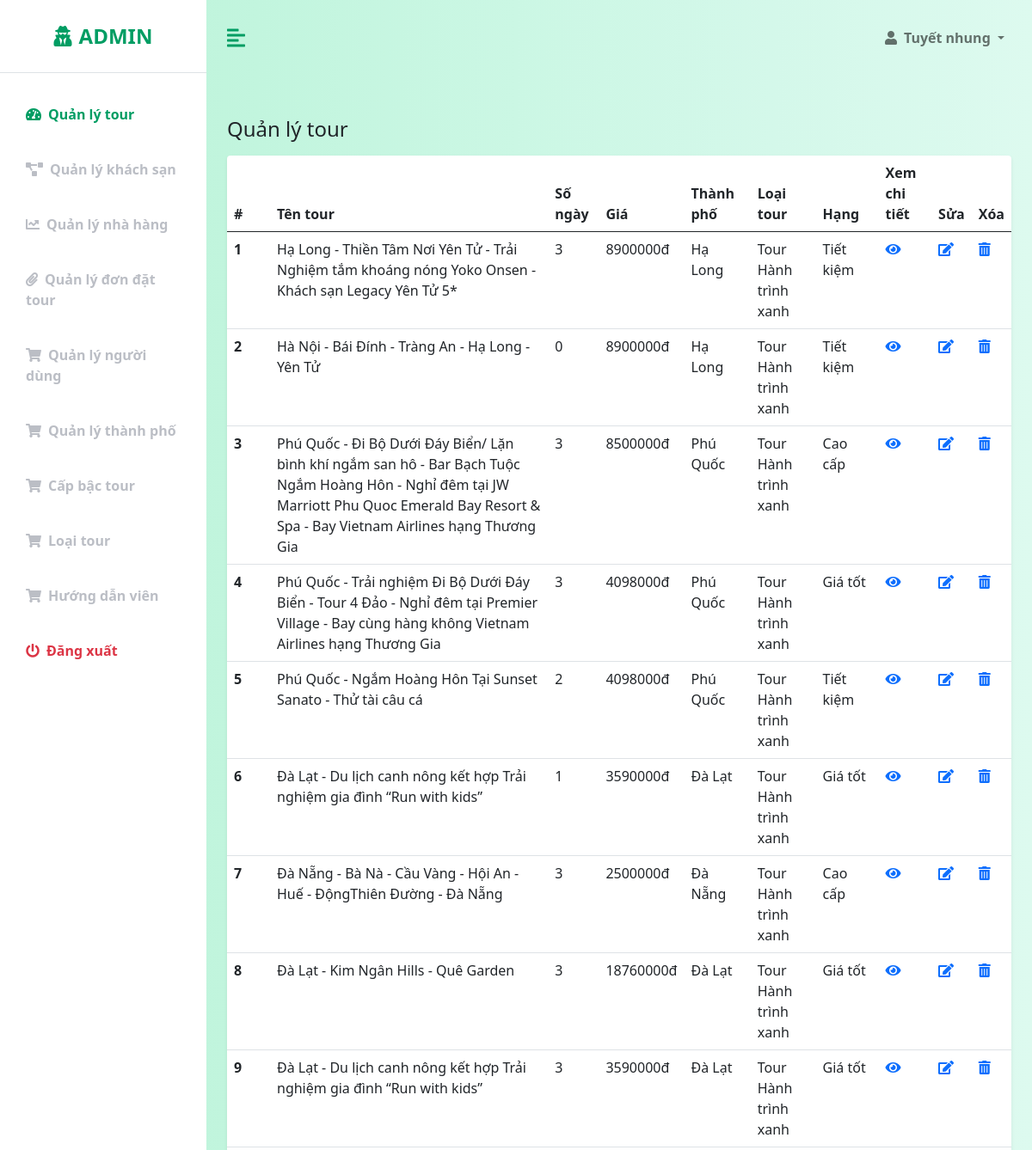
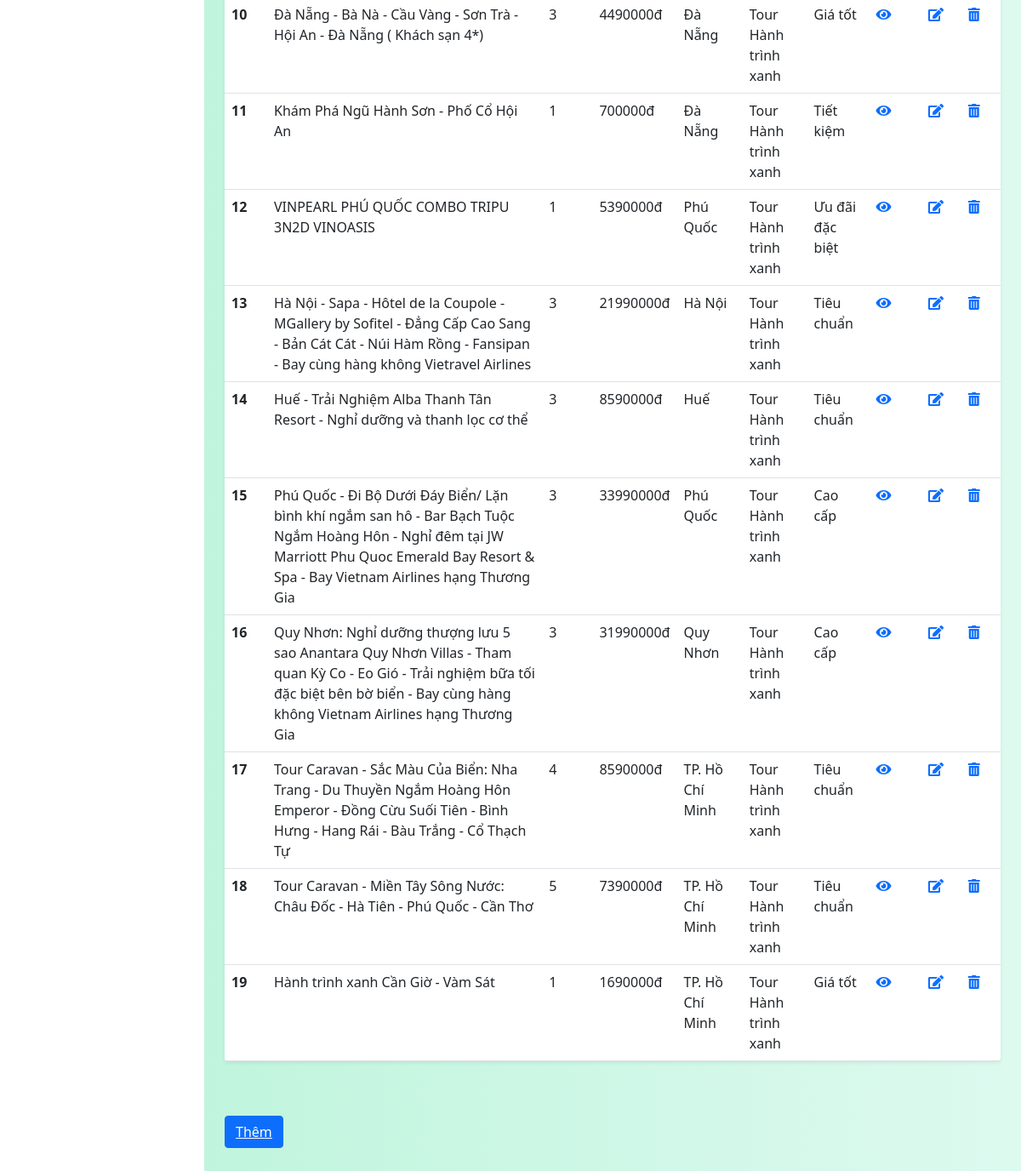
The app's page /admin/index.php with its own data (2 pictures, top to bottom).
### tables this page shows
CREATE TABLE `tours` (
  `tour_id` int(11) NOT NULL,
  `tour_name` varchar(255) NOT NULL,
  `description` varchar(5000) DEFAULT NULL,
  `places` varchar(500) NOT NULL,
  `day_count` int(11) NOT NULL,
  `res_id` int(11) DEFAULT NULL,
  `hotel_id` int(11) DEFAULT NULL,
  `price_per_person` int(11) NOT NULL,
  `image_1` varchar(255) NOT NULL,
  `image_2` varchar(255) NOT NULL,
  `image_3` varchar(255) NOT NULL,
  `image_4` varchar(255) NOT NULL,
  `city_id` int(11) NOT NULL,
  `tour_guide_id` int(11) DEFAULT NULL,
  `tour_type_id` int(10) NOT NULL,
  `tour_rank_id` int(10) NOT NULL,
  `travel_schedule` text DEFAULT NULL,
  `max` int(11) NOT NULL DEFAULT 6
);

CREATE TABLE `cities` (
  `city_id` int(11) NOT NULL,
  `city_name` varchar(50) NOT NULL,
  `description` varchar(1000) DEFAULT NULL,
  `image` varchar(255) NOT NULL
);

CREATE TABLE `tourtypes` (
  `tour_type_id` int(10) NOT NULL,
  `type_name` varchar(55) NOT NULL,
  `image` varchar(255) NOT NULL
);

CREATE TABLE `ranks` (
  `rank_id` int(10) NOT NULL,
  `rank_name` varchar(55) NOT NULL,
  `description` varchar(255) NOT NULL
);

### config/database-function.php (called while the page is built, shortened)
<?php
    require_once('database-connection.php');
    function simpleQuery($sql, bool $isGet = true, $params = []){
        global $conn;
        $stmt = $conn -> prepare($sql);
        $stmt -> execute();
        if($isGet){
            $record = $stmt -> get_result() -> fetch_all(MYSQLI_ASSOC);
            return $record;
        }else{
            return $stmt;
        }
    }
?>

### admin/index.php (the view, shortened to what this page needs)
<?php
    require('templates-admin/header.php');
?>
            <div class="container-fluid px-4" style="margin-bottom: 20%;">
                <div class="row my-5">
                    <h3 class="fs-4 mb-3">Quản lý tour</h3>
                    <div class="col">
                        <table class="table bg-white rounded shadow-sm  table-hover">
                            <thead>
                                <tr>
                                    <th scope="col" width="50">#</th>
                                    <th scope="col">Tên tour</th>
                                    <th scope="col">Số ngày</th>
                                    <th scope="col">Giá</th>
                                    <th scope="col">Thành phố</th>
                                    <th scope="col">Loại tour</th>
                                    <th scope="col">Hạng</th>
                                    <th scope="col">Xem chi tiết</th>
                                    <th scope="col">Sửa</th>
                                    <th scope="col">Xóa</th>
                                </tr>
                            </thead>
                            <tbody>
                                <?php
                                    $sql = "select * from tours, cities, tourtypes, ranks where tours.city_id = cities.city_id and tours.tour_rank_id = ranks.rank_id and tours.tour_type_id and tourtypes.tour_type_id group by tours.tour_id order by tours.tour_id desc";
                                    $tours = simpleQuery($sql);
                                    $i = 1;
                                    foreach($tours as $t){
                                        echo '
                                            <tr>
                                                <th scope="row">'.$i.'</th>
                                                <td>'.$t["tour_name"].'</td>
                                                <td>'.$t["day_count"].'</td>
                                                <td>'.$t["price_per_person"].'đ</td>
                                                <td>'.$t["city_name"].'</td>
                                                <td>Tour '.$t["type_name"].'</td>
                                                <td>'.$t["rank_name"].'</td>
                                                <td><a href="../more_info.php?tour_id='.$t["tour_id"].'"><i class="fas fa-eye"></i></a></td>
                                                <td><a href="sua-tour.php?tour_id='.$t["tour_id"].'"><i class="fas fa-edit"></i></a></td>
                                                <td><a href="xoa.php?tours=&tour_id='.$t["tour_id"].'"><i class="fas fa-trash-alt"></i></a></td>
                                            </tr>
                                        ';
                                        $i++;
                                    }
                                ?>
                            </tbody>
                        </table>
                    </div>
                </div>
                <button type="button" class="btn btn-primary" style="margin-bottom: 12px"><a href="them-tour.php" class="text-white">Thêm</a></button>
<?php
    include('templates-admin/footer.php')
?>

### admin/templates-admin/header.php (shortened to what this page needs)
<!DOCTYPE html>
<html lang="en">
<head>
    <link href="https://cdn.jsdelivr.net/npm/bootstrap@5.0.0-beta3/dist/css/bootstrap.min.css" rel="stylesheet" />
    <link rel="stylesheet" href="https://cdnjs.cloudflare.com/ajax/libs/font-awesome/5.15.3/css/all.min.css" />
    <link rel="stylesheet" href="https://cdnjs.cloudflare.com/ajax/libs/font-awesome/5.15.4/css/all.min.css">
    <link rel="stylesheet" href="css-admin/styles.css" />
</head>
<body>
    <div class="d-flex" id="wrapper">
        <div class="bg-white" id="sidebar-wrapper">
            <div class="sidebar-heading text-center py-4 primary-text fs-4 fw-bold text-uppercase border-bottom"><i
                    class="fas fa-user-secret me-2"></i>Admin</div>
            <div class="list-group list-group-flush my-3">
                <a href="index.php" class="list-group-item list-group-item-action bg-transparent second-text fw-bold <?php if($_SESSION["nav"] == "tours") echo "active"; ?>"><i
                        class="fas fa-tachometer-alt me-2"></i>Quản lý tour</a>
                <a href="QLKS.php" class="list-group-item list-group-item-action bg-transparent second-text fw-bold <?php if($_SESSION["nav"] == "hotels") echo "active"; ?>"><i
                        class="fas fa-project-diagram me-2"></i>Quản lý khách sạn</a>
                <a href="QLNH.php" class="list-group-item list-group-item-action bg-transparent second-text fw-bold <?php if($_SESSION["nav"] == "restaurants") echo "active"; ?>"><i
                        class="fas fa-chart-line me-2"></i>Quản lý nhà hàng</a>
                <a href="QLDDTour.php" class="list-group-item list-group-item-action bg-transparent second-text fw-bold <?php if($_SESSION["nav"] == "orders") echo "active"; ?>"><i
                        class="fas fa-paperclip me-2"></i>Quản lý đơn đặt tour</a>
                <a href="QLND.php" class="list-group-item list-group-item-action bg-transparent second-text fw-bold <?php if($_SESSION["nav"] == "customers") echo "active"; ?>"><i
                        class="fas fa-shopping-cart me-2"></i>Quản lý người dùng</a>
                <a href="QLTP.php" class="list-group-item list-group-item-action bg-transparent second-text fw-bold <?php if($_SESSION["nav"] == "cities") echo "active"; ?>"><i
                        class="fas fa-shopping-cart me-2"></i>Quản lý thành phố</a>
                <a href="QLCapTour.php" class="list-group-item list-group-item-action bg-transparent second-text fw-bold <?php if($_SESSION["nav"] == "ranks") echo "active"; ?>"><i
                        class="fas fa-shopping-cart me-2"></i>Cấp bậc tour</a>
                <a href="QLLoaiTour.php" class="list-group-item list-group-item-action bg-transparent second-text fw-bold <?php if($_SESSION["nav"] == "tourtypes") echo "active"; ?>"><i
                        class="fas fa-shopping-cart me-2"></i>Loại tour</a>
                <a href="QLHDVien.php" class="list-group-item list-group-item-action bg-transparent second-text fw-bold <?php if($_SESSION["nav"] == "tourguides") echo "active"; ?>"><i
                        class="fas fa-shopping-cart me-2"></i>Hướng dẫn viên</a>
                <a href="logout.php" class="list-group-item list-group-item-action bg-transparent text-danger fw-bold"><i
                        class="fas fa-power-off me-2"></i>Đăng xuất</a>
            </div>
        </div>
        <div id="page-content-wrapper">
            <nav class="navbar navbar-expand-lg navbar-light bg-transparent py-4 px-4">
                <div class="d-flex align-items-center">
                    <i class="fas fa-align-left primary-text fs-4 me-3" id="menu-toggle"></i>
                </div>
                <div class="collapse navbar-collapse" id="navbarSupportedContent">
                    <ul class="navbar-nav ms-auto mb-2 mb-lg-0">
                        <li class="nav-item dropdown">
                            <a class="nav-link dropdown-toggle second-text fw-bold" href="#" id="navbarDropdown"
                                role="button" data-bs-toggle="dropdown" aria-expanded="false">
                                <i class="fas fa-user me-2"></i>Tuyết nhung
                            </a>
                        </li>
                    </ul>
                </div>
            </nav>

### admin/templates-admin/footer.php (shortened to what this page needs)
</div>
        </div>
    </div>
</body>
</html>

### admin/css-admin/styles.css (style rules this page uses)
:root { --main-bg-color: #009d63; --main-text-color: #009d63; --second-text-color: #bbbec5; --second-bg-color: #c1efde; }
.primary-text { color: var(--main-text-color); }
.second-text { color: var(--second-text-color); }
#wrapper { overflow-x: hidden; background-image: linear-gradient( to right, #baf3d7, #c2f5de, #cbf7e4, #d4f8ea, #ddfaef ); }
#sidebar-wrapper { min-height: 100vh; margin-left: -15rem; -webkit-transition: margin 0.25s ease-out; -moz-transition: margin 0.25s ease-out; -o-transition: margin 0.25s ease-out; transition: margin 0.25s ease-out; }
#sidebar-wrapper .sidebar-heading { padding: 0.875rem 1.25rem; font-size: 1.2rem; }
#sidebar-wrapper .list-group { width: 15rem; }
#page-content-wrapper { min-width: 100vw; }
#menu-toggle { cursor: pointer; }
.list-group-item { border: none; padding: 20px 30px; }
.list-group-item.active { background-color: transparent; color: var(--main-text-color); font-weight: bold; border: none; }
@media (min-width: 768px) { #sidebar-wrapper { margin-left: 0; } }
@media (min-width: 768px) { #page-content-wrapper { min-width: 0; width: 100%; } }

### records on screen
tours: tour_name "Hạ Long - Thiền Tâm Nơi Yên Tử - Trải Nghiệm tắm khoáng nóng Yoko Onsen - Khách sạn Legacy Yên Tử 5*", day_count "3", price_per_person "8900000", city.city_name "Hạ Long", tourtypes.type_name "Hành trình xanh", tour_rank.rank_name "Tiết kiệm"
tours: tour_name "Hà Nội - Bái Đính - Tràng An - Hạ Long - Yên Tử", day_count "0", price_per_person "8900000", city.city_name "Hạ Long", tourtypes.type_name "Hành trình xanh", tour_rank.rank_name "Tiết kiệm"
tours: tour_name "Phú Quốc - Đi Bộ Dưới Đáy Biển/ Lặn bình khí ngắm san hô - Bar Bạch Tuộc Ngắm Hoàng Hôn - Nghỉ đêm tại JW Marriott Phu Quoc Emerald Bay Resort & Spa - Bay Vietnam Airlines hạng Thương Gia", day_count "3", price_per_person "8500000", city.city_name "Phú Quốc", tourtypes.type_name "Hành trình xanh", tour_rank.rank_name "Cao cấp"
tours: tour_name "Phú Quốc - Trải nghiệm Đi Bộ Dưới Đáy Biển - Tour 4 Đảo - Nghỉ đêm tại Premier Village - Bay cùng hàng không Vietnam Airlines hạng Thương Gia", day_count "3", price_per_person "4098000", city.city_name "Phú Quốc", tourtypes.type_name "Hành trình xanh", tour_rank.rank_name "Giá tốt"
tours: tour_name "Phú Quốc - Ngắm Hoàng Hôn Tại Sunset Sanato - Thử tài câu cá", day_count "2", price_per_person "4098000", city.city_name "Phú Quốc", tourtypes.type_name "Hành trình xanh", tour_rank.rank_name "Tiết kiệm"
tours: tour_name "Đà Lạt - Du lịch canh nông kết hợp Trải nghiệm gia đình “Run with kids”", day_count "1", price_per_person "3590000", city.city_name "Đà Lạt", tourtypes.type_name "Hành trình xanh", tour_rank.rank_name "Giá tốt"
tours: tour_name "Đà Nẵng - Bà Nà - Cầu Vàng - Hội An - Huế - ĐộngThiên Đường - Đà Nẵng", day_count "3", price_per_person "2500000", city.city_name "Đà Nẵng", tourtypes.type_name "Hành trình xanh", tour_rank.rank_name "Cao cấp"
tours: tour_name "Đà Lạt - Kim Ngân Hills - Quê Garden", day_count "3", price_per_person "18760000", city.city_name "Đà Lạt", tourtypes.type_name "Hành trình xanh", tour_rank.rank_name "Giá tốt"
tours: tour_name "Đà Lạt - Du lịch canh nông kết hợp Trải nghiệm gia đình “Run with kids”", day_count "3", price_per_person "3590000", city.city_name "Đà Lạt", tourtypes.type_name "Hành trình xanh", tour_rank.rank_name "Giá tốt"
tours: tour_name "Đà Nẵng - Bà Nà - Cầu Vàng - Sơn Trà - Hội An - Đà Nẵng ( Khách sạn 4*)", day_count "3", price_per_person "4490000", city.city_name "Đà Nẵng", tourtypes.type_name "Hành trình xanh", tour_rank.rank_name "Giá tốt"
tours: tour_name "Khám Phá Ngũ Hành Sơn - Phố Cổ Hội An", day_count "1", price_per_person "700000", city.city_name "Đà Nẵng", tourtypes.type_name "Hành trình xanh", tour_rank.rank_name "Tiết kiệm"
tours: tour_name "VINPEARL PHÚ QUỐC COMBO TRIPU 3N2D VINOASIS", day_count "1", price_per_person "5390000", city.city_name "Phú Quốc", tourtypes.type_name "Hành trình xanh", tour_rank.rank_name "Ưu đãi đặc biệt"
tours: tour_name "Hà Nội - Sapa - Hôtel de la Coupole - MGallery by Sofitel - Đẳng Cấp Cao Sang - Bản Cát Cát - Núi Hàm Rồng - Fansipan - Bay cùng hàng không Vietravel Airlines", day_count "3", price_per_person "21990000", city.city_name "Hà Nội", tourtypes.type_name "Hành trình xanh", tour_rank.rank_name "Tiêu chuẩn"
tours: tour_name "Huế - Trải Nghiệm Alba Thanh Tân Resort - Nghỉ dưỡng và thanh lọc cơ thể", day_count "3", price_per_person "8590000", city.city_name "Huế", tourtypes.type_name "Hành trình xanh", tour_rank.rank_name "Tiêu chuẩn"
tours: tour_name "Phú Quốc - Đi Bộ Dưới Đáy Biển/ Lặn bình khí ngắm san hô - Bar Bạch Tuộc Ngắm Hoàng Hôn - Nghỉ đêm tại JW Marriott Phu Quoc Emerald Bay Resort & Spa - Bay Vietnam Airlines hạng Thương Gia", day_count "3", price_per_person "33990000", city.city_name "Phú Quốc", tourtypes.type_name "Hành trình xanh", tour_rank.rank_name "Cao cấp"
tours: tour_name "Quy Nhơn: Nghỉ dưỡng thượng lưu 5 sao Anantara Quy Nhơn Villas - Tham quan Kỳ Co - Eo Gió - Trải nghiệm bữa tối đặc biệt bên bờ biển - Bay cùng hàng không Vietnam Airlines hạng Thương Gia", day_count "3", price_per_person "31990000", city.city_name "Quy Nhơn", tourtypes.type_name "Hành trình xanh", tour_rank.rank_name "Cao cấp"
tours: tour_name "Tour Caravan - Sắc Màu Của Biển: Nha Trang - Du Thuyền Ngắm Hoàng Hôn Emperor - Đồng Cừu Suối Tiên - Bình Hưng - Hang Rái - Bàu Trắng - Cổ Thạch Tự", day_count "4", price_per_person "8590000", city.city_name "TP. Hồ Chí Minh", tourtypes.type_name "Hành trình xanh", tour_rank.rank_name "Tiêu chuẩn"
tours: tour_name "Tour Caravan - Miền Tây Sông Nước: Châu Đốc - Hà Tiên - Phú Quốc - Cần Thơ", day_count "5", price_per_person "7390000", city.city_name "TP. Hồ Chí Minh", tourtypes.type_name "Hành trình xanh", tour_rank.rank_name "Tiêu chuẩn"
tours: tour_name "Hành trình xanh Cần Giờ - Vàm Sát", day_count "1", price_per_person "1690000", city.city_name "TP. Hồ Chí Minh", tour_type.type_name "Hành trình xanh", tour_rank.rank_name "Giá tốt"
